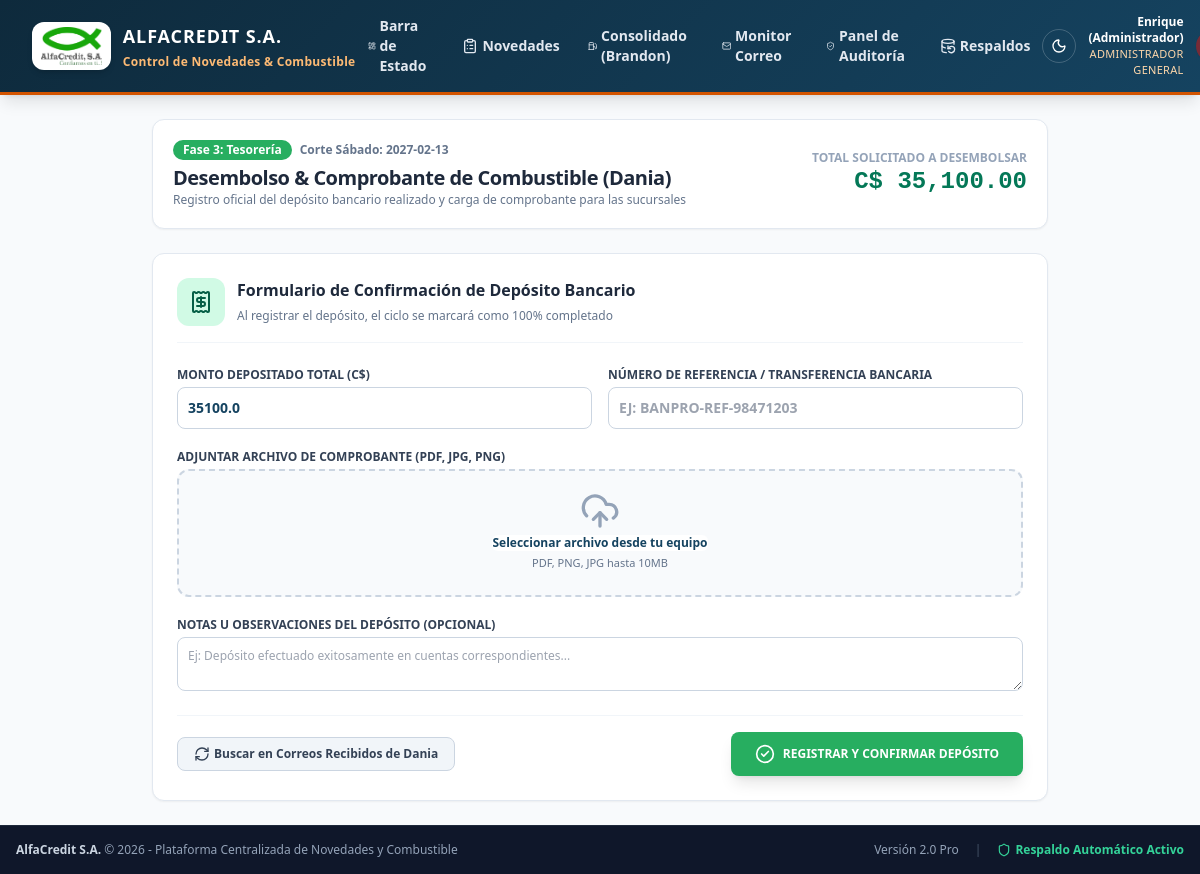
Page /deposito (signed in) on the committed database.
### tables this page shows
CREATE TABLE usuarios (
        id INTEGER PRIMARY KEY AUTOINCREMENT,
        email TEXT UNIQUE NOT NULL,
        password_hash TEXT NOT NULL,
        nombre TEXT NOT NULL,
        rol TEXT NOT NULL, -- 'admin', 'gerente', 'brandon', 'dania'
        sucursal_id INTEGER REFERENCES sucursales(id),
        activo INTEGER DEFAULT 1,
        ultimo_acceso TEXT,
        creado_en TEXT DEFAULT CURRENT_TIMESTAMP
    );

CREATE TABLE ciclos_semanales (
        id INTEGER PRIMARY KEY AUTOINCREMENT,
        fecha_sabado TEXT UNIQUE NOT NULL,
        fecha_inicio_pas TEXT NOT NULL,
        fecha_fin_pas TEXT NOT NULL,
        fecha_inicio_fut TEXT NOT NULL,
        fecha_fin_fut TEXT NOT NULL,
        estado_general TEXT DEFAULT 'FASE_1_GERENTES', -- 'FASE_1_GERENTES', 'FASE_2_BRANDON', 'FASE_3_DANIA', 'FASE_4_COMPLETADO'
        total_combustible_calculado REAL DEFAULT 0.0,
        total_combustible_aprobado REAL DEFAULT 0.0,
        notas TEXT,
        creado_en TEXT DEFAULT CURRENT_TIMESTAMP,
        cerrado_en TEXT
    );

### app/main.py (the view)
@app.get("/deposito", response_class=HTMLResponse)
async def deposito_page(request: Request, user: dict = Depends(require_auth)):
    if user["rol"] not in ["admin", "brandon"]:
        raise HTTPException(status_code=403, detail="Acceso exclusivo para Administración y Coordinación de Logística (Brandon)")
    estado = obtener_estado_completo_pipeline()
    return templates.TemplateResponse(request=request, name="dania_deposito.html", context={
        "user": user,
        "estado": estado
    })

### app/templates/dania_deposito.html (shortened to what this page needs)
{% extends "base.html" %}
{% block content %}
<div class="max-w-4xl mx-auto space-y-6">
    <div class="bg-white p-5 rounded-xl border border-slate-200 shadow-sm flex flex-col md:flex-row md:items-center md:justify-between gap-4">
        <div>
            <div class="flex items-center space-x-2">
                <span class="px-2.5 py-0.5 rounded-full text-xs font-bold bg-[#27ae60] text-white">Fase 3: Tesorería</span>
                <span class="text-xs text-slate-500 font-semibold">Corte Sábado: <b>{{ estado.ciclo.fecha_sabado }}</b></span>
            </div>
            <h1 class="text-xl font-black text-slate-800 tracking-tight mt-1">Desembolso & Comprobante de Combustible (Dania)</h1>
            <p class="text-xs text-slate-500">Registro oficial del depósito bancario realizado y carga de comprobante para las sucursales</p>
        </div>
        <div class="text-right">
            <span class="block text-xs font-bold text-slate-400 uppercase">Total Solicitado a Desembolsar</span>
            <span class="text-2xl font-black text-emerald-700 money-display">C$ {{ "{:,.2f}".format(estado.suma_total_neto) }}</span>
        </div>
    </div>
    <div class="bg-white p-6 rounded-xl border border-slate-200 shadow-sm">
        <div class="flex items-center space-x-3 mb-6 pb-4 border-b border-slate-100">
            <div class="p-3 bg-emerald-100 text-emerald-800 rounded-xl">
                <i data-lucide="receipt" class="w-6 h-6"></i>
            </div>
            <div>
                <h3 class="font-black text-slate-800 text-base">Formulario de Confirmación de Depósito Bancario</h3>
                <span class="text-xs text-slate-500">Al registrar el depósito, el ciclo se marcará como 100% completado</span>
            </div>
        </div>
        <form id="form-dania-deposito" onsubmit="registrarDepositoDania(event)" class="space-y-5">
            <div class="grid grid-cols-1 md:grid-cols-2 gap-4 text-xs">
                <div>
                    <label class="block font-bold text-slate-700 uppercase mb-1">Monto Depositado Total (C$)</label>
                    <input type="number" step="0.01" id="monto" name="monto" value="{{ estado.suma_total_neto }}" required class="w-full border border-slate-300 rounded-lg p-2.5 font-bold text-sm text-[#154360]">
                </div>
                <div>
                    <label class="block font-bold text-slate-700 uppercase mb-1">Número de Referencia / Transferencia Bancaria</label>
                    <input type="text" id="referencia" name="referencia" placeholder="Ej: BANPRO-REF-98471203" required class="w-full border border-slate-300 rounded-lg p-2.5 font-semibold text-sm uppercase">
                </div>
            </div>
            <div class="text-xs">
                <label class="block font-bold text-slate-700 uppercase mb-1">Adjuntar Archivo de Comprobante (PDF, JPG, PNG)</label>
                <div class="mt-1 flex justify-center px-6 pt-5 pb-6 border-2 border-slate-300 border-dashed rounded-xl hover:border-emerald-500 transition bg-slate-50">
                    <div class="space-y-1 text-center">
                        <i data-lucide="upload-cloud" class="mx-auto h-10 w-10 text-slate-400"></i>
                        <div class="flex text-xs text-slate-600">
                            <label for="comprobante_file" class="relative cursor-pointer bg-white rounded-md font-bold text-[#154360] hover:text-blue-700 focus-within:outline-none">
                                <span>Seleccionar archivo desde tu equipo</span>
                            </label>
                        </div>
                        <p id="nombre-archivo-seleccionado" class="text-[11px] text-slate-500">PDF, PNG, JPG hasta 10MB</p>
                    </div>
                </div>
            </div>
            <div class="text-xs">
                <label class="block font-bold text-slate-700 uppercase mb-1">Notas u Observaciones del Depósito (Opcional)</label>
                <textarea id="notas" name="notas" rows="2" placeholder="Ej: Depósito efectuado exitosamente en cuentas correspondientes..." class="w-full border border-slate-300 rounded-lg p-2.5"></textarea>
            </div>
            <div class="pt-4 border-t border-slate-100 flex items-center justify-between">
                <button type="button" onclick="sincronizarCorreo()" class="px-4 py-2 bg-slate-100 hover:bg-slate-200 text-slate-700 text-xs font-bold rounded-lg border border-slate-300 transition flex items-center space-x-1">
                    <i data-lucide="refresh-cw" class="w-4 h-4"></i>
                    <span>Buscar en Correos Recibidos de Dania</span>
                </button>
                <button type="submit" class="px-6 py-3 bg-[#27ae60] hover:bg-[#219150] text-white text-xs font-black rounded-lg shadow-lg hover:shadow-xl transition flex items-center space-x-2">
                    <i data-lucide="check-circle-2" class="w-5 h-5"></i>
                    <span>REGISTRAR Y CONFIRMAR DEPÓSITO</span>
                </button>
            </div>
        </form>
    </div>
</div>
{% endblock %}

### app/templates/base.html (shortened to what this page needs)
<!DOCTYPE html>
<html lang="es">
<head>
    <script src="https://cdn.tailwindcss.com"></script>
    <link rel="stylesheet" href="/static/css/custom.css">
</head>
<body class="min-h-screen flex flex-col bg-slate-50 text-slate-800">
    <header class="alfa-navbar text-white shadow-lg sticky top-0 z-50">
        <div class="max-w-7xl mx-auto px-4 sm:px-6 lg:px-8">
            <div class="flex items-center justify-between min-h-[4.25rem] py-2">
                <div class="flex items-center space-x-3 py-0.5">
                    <a href="/dashboard" class="flex items-center gap-3 group select-none transition-transform hover:opacity-95">
                        <div class="h-11 sm:h-12 px-2 py-1 bg-white rounded-xl shadow-md flex items-center justify-center shrink-0 border border-white/20 transition-transform group-hover:scale-105 overflow-hidden">
                            <img src="/static/img/logo.png" alt="AlfaCredit Logo" class="h-full w-auto max-w-[85px] sm:max-w-[105px] object-contain" onerror="this.onerror=null; this.parentElement.innerHTML='<span class=\'font-black text-[#154360] text-sm\'>AC</span>';">
                        </div>
                        <div class="flex flex-col justify-center min-w-0">
                            <span class="text-base sm:text-lg font-black tracking-wider text-white leading-none uppercase drop-shadow-sm">ALFACREDIT S.A.</span>
                            <span class="text-[11px] sm:text-xs font-bold text-orange-300 tracking-wide leading-none mt-1 truncate drop-shadow-sm">Control de Novedades &amp; Combustible</span>
                        </div>
                    </a>
                </div>
                {% if user %}
                <nav class="hidden md:flex items-center space-x-1">
                    <a href="/dashboard" class="px-3 py-2 rounded-md text-sm font-semibold hover:bg-white/10 transition flex items-center space-x-1 {% if request.url.path == '/dashboard' %}bg-white/20 text-white{% else %}text-slate-200{% endif %}">
                        <i data-lucide="layout-dashboard" class="w-4 h-4"></i>
                        <span>Barra de Estado</span>
                    </a>
                    {% if user.rol in ['gerente', 'admin', 'brandon'] %}
                    <a href="/novedades" class="px-3 py-2 rounded-md text-sm font-semibold hover:bg-white/10 transition flex items-center space-x-1 {% if request.url.path == '/novedades' %}bg-white/20 text-white{% else %}text-slate-200{% endif %}">
                        <i data-lucide="clipboard-list" class="w-4 h-4"></i>
                        <span>Novedades</span>
                    </a>
                    {% endif %}
                    {% if user.rol in ['admin', 'brandon'] %}
                    <a href="/consolidado" class="px-3 py-2 rounded-md text-sm font-semibold hover:bg-white/10 transition flex items-center space-x-1 {% if request.url.path == '/consolidado' %}bg-white/20 text-white{% else %}text-slate-200{% endif %}">
                        <i data-lucide="fuel" class="w-4 h-4"></i>
                        <span>Consolidado (Brandon)</span>
                    </a>
                    <a href="/email-config" class="px-3 py-2 rounded-md text-sm font-semibold hover:bg-white/10 transition flex items-center space-x-1 {% if request.url.path == '/email-config' %}bg-white/20 text-white{% else %}text-slate-200{% endif %}">
                        <i data-lucide="mail" class="w-4 h-4"></i>
                        <span>Monitor Correo</span>
                    </a>
                    <a href="/auditoria" class="px-3 py-2 rounded-md text-sm font-semibold hover:bg-white/10 transition flex items-center space-x-1 {% if request.url.path == '/auditoria' %}bg-white/20 text-white{% else %}text-slate-200{% endif %}">
                        <i data-lucide="shield-check" class="w-4 h-4"></i>
                        <span>Panel de Auditoría</span>
                    </a>
                    {% endif %}
                    {% if user.rol == 'admin' %}
                    <a href="/respaldos" class="px-3 py-2 rounded-md text-sm font-semibold hover:bg-white/10 transition flex items-center space-x-1 {% if request.url.path == '/respaldos' %}bg-white/20 text-white{% else %}text-slate-200{% endif %}">
                        <i data-lucide="database-backup" class="w-4 h-4"></i>
                        <span>Respaldos</span>
                    </a>
                    {% endif %}
                </nav>
                {% endif %}
                <div class="flex items-center space-x-3">
                    <button id="theme-toggle-btn" type="button" onclick="toggleDarkMode()" title="Alternar Modo Oscuro / Modo Claro" class="p-2 rounded-full hover:bg-white/10 text-white transition border border-white/20 flex items-center justify-center">
                        <i id="theme-toggle-dark-icon" data-lucide="moon" class="w-4 h-4"></i>
                    </button>
                    {% if user %}
                    <div class="text-right hidden sm:block">
                        <span class="block text-xs font-bold text-white">{{ user.nombre }}</span>
                        <span class="block text-[11px] font-medium text-orange-200 uppercase tracking-wide">
                            {% if user.rol == 'gerente' %}Sucursal {{ user.sucursal_nombre }}{% elif user.rol == 'jefe_credito' %}Jefe de Crédito &bull; Supervisión{% elif user.rol == 'brandon' %}Coordinación Logística{% elif user.rol == 'admin' %}Administrador General{% else %}{{ user.rol }}{% endif %}
                        </span>
                    </div>
                    <a href="/logout" title="Cerrar Sesión" class="p-2 rounded-full hover:bg-red-600/80 text-white transition bg-red-700/60 shadow-sm">
                    </a>
                    {% endif %}
                </div>
            </div>
        </div>
    </header>
    <main class="flex-grow max-w-7xl w-full mx-auto px-4 sm:px-6 lg:px-8 py-6">
        {% block content %}{% endblock %}
    </main>
    <footer class="bg-slate-900 text-slate-400 py-4 border-t border-slate-800 text-xs mt-auto">
        <div class="max-w-7xl mx-auto px-4 flex flex-col sm:flex-row justify-between items-center gap-2">
            <div>
                <span class="font-bold text-slate-300">AlfaCredit S.A.</span> &copy; 2026 - Plataforma Centralizada de Novedades y Combustible
            </div>
            <div class="flex items-center space-x-4">
                <span>Versión 2.0 Pro</span>
                <span class="text-slate-600">|</span>
                <span class="text-emerald-400 font-semibold flex items-center gap-1">
                    <i data-lucide="shield" class="w-3.5 h-3.5"></i> Respaldo Automático Activo
                </span>
            </div>
        </div>
    </footer>
</body>
</html>

### app/static/css/custom.css (style rules this page uses)
:root { --alfa-blue: #154360; --alfa-blue-dark: #0e2a3c; --alfa-blue-light: #2471a3; --alfa-orange: #d35400; --alfa-orange-light: #e67e22; --alfa-green: #27ae60; --alfa-green-light: #2ecc71; --alfa-red: #c0392b; --alfa-money: #e8f8f5; --alfa-gray-bg: #f8fafc; --alfa-card-border: #e2e8f0; }
body { font-family: 'Segoe UI', system-ui, -apple-system, BlinkMacSystemFont, Roboto, sans-serif; background-color: var(--alfa-gray-bg); color: #1e293b; }
.alfa-navbar { background: linear-gradient(135deg, var(--alfa-blue-dark) 0%, var(--alfa-blue) 100%); border-bottom: 3px solid var(--alfa-orange); }
.money-display { font-family: 'Consolas', 'Courier New', monospace; font-weight: 700; }

### rows in the picture
usuarios: nombre "Enrique (Administrador)"
ciclos_semanales: ciclo.fecha_sabado "2027-02-13"

### other values in the picture
{{ "{:,.2f}".format(estado.suma_total_neto) }} "35,100.00"
